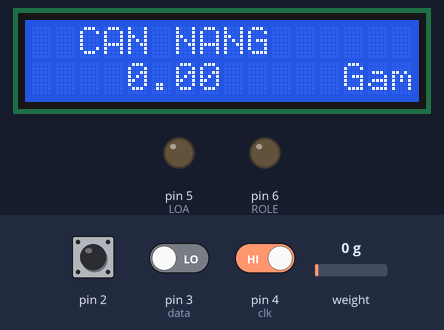
The sketch below on a simulated Arduino Uno, built with avr-gcc and run on an emulated ATmega328P. Shown: 16×2 character LCD, output pins drawn as LEDs (lit = HIGH). The test bench sets the inputs (shaded band); at power-on: pin 2 HIGH, weight on the scale 0 g, pin 4 (clk) HIGH, pin 3 (data) LOW. EEPROM starts erased.

Above: at 2.3 s.
2.4 s: pin 2 pulled LOW for 0.15 s
At 3.7 s:
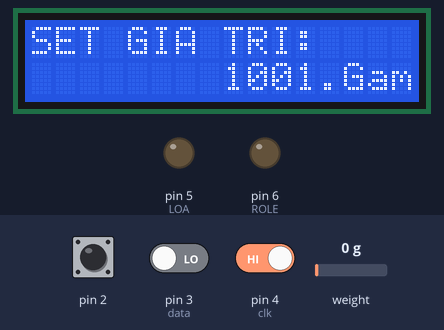
4.4 s: pin 2 pulled LOW for 1 s
At 6.2 s:
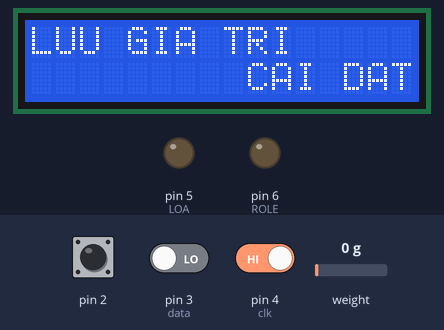
7.9 s: weight on the scale set to 807 g
At 8.4 s:
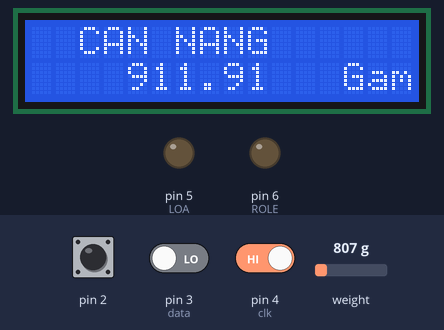
9.4 s: weight on the scale set to 939 g
At 10.7 s:
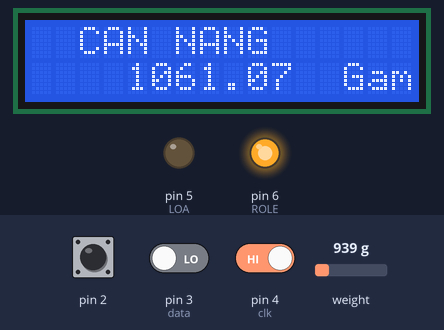
11.0 s: pin 2 pulled LOW for 0.15 s
At 12.6 s:
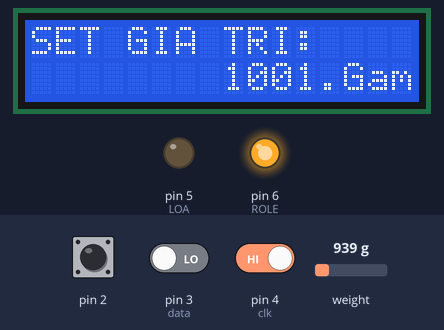
14.1 s: pin 4 (clk) driven LOW
At 14.9 s:
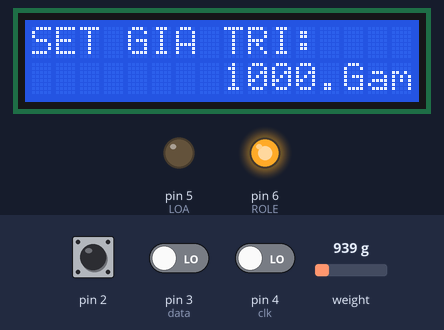
Timing chart, 0 to 17.1 s (numbered marks = the images above; inputs shaded):
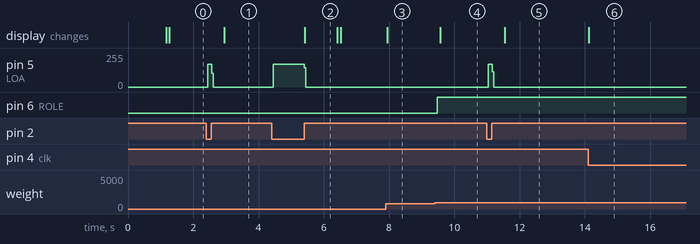

The sketch:

Can_loadcell.ino
```cpp
#include "HX711.h"
#include <EEPROM.h>
#include <LiquidCrystal.h>
LiquidCrystal lcd(12, 11, 10, 9, 8, 7);  // EN,RS,D4,D5,D6,D7
HX711 scale(A1, A0); // HX711.DOUT- pin #A0 ;HX711.PD_SCK- pin #A1
int mode=0;
int mainmode=0;
float hieuchinh = 1.13;
float zero;
int A; // tru?c c?a a
int a;
#define clk  4
#define data 3
#define LOA  5
#define ROLE 6
float g_SET=1;
float cannang;
void ngat()
{
  mode=1;  pip_1();
  for(int j=0;j<100;j++);
}

void setup()
{
    pinMode(LOA,OUTPUT);
    pinMode(ROLE,OUTPUT);
    lcd.begin (16,2);
    scale.set_scale(2280.f);  // this value is obtained by calibrating the scale with known weights; see the README for details
    scale.tare();             // reset the scale to 0
    pinMode(2, INPUT_PULLUP); // sử dụng điện trở kéo lên cho chân số 2, ngắt 0
    attachInterrupt(0, ngat, LOW);
    zero = scale.get_units(1)*hieuchinh;
    digitalWrite(ROLE,LOW);
     g_SET = EEPROM.read(2);
   g_SET = 1000;
}

void loop()
{
    if(mode==1)
  {
    lcd.setCursor(0,0);lcd.print("mode= 1 ");
    mode=0;
    mainmode++;
    if(mainmode>2) mainmode=0;
    while(digitalRead(2)==0);lcd.clear();
  }

  if(mainmode==0) // man hinh chinh
        { can();
          cannang = scale.get_units(1)*hieuchinh-zero;
          if (cannang > g_SET){ digitalWrite(ROLE,HIGH); }
          else {digitalWrite(ROLE,LOW);}
        }
        if(mainmode==1)  // set gia tri mong muon
        {
          up_down();
          chop_caidat();
        }
        if(mainmode==2) //luu gia tri muon cai dat
        {
         lcd.setCursor(0,0);lcd.print("LUU GIA TRI     ");
         lcd.setCursor(0,1);lcd.print("         CAI DAT");
          delay(1000); lcd.clear();mainmode=0;
        }

}

void can()
{
  lcd.setCursor(0, 0);
  lcd.print("  CAN NANG  ");
  lcd.setCursor(13, 1);
  lcd.print("Gam");
  lcd.setCursor(4, 1);
  lcd.print(scale.get_units(1)*hieuchinh-zero);
}


void up_down()
{
a =digitalRead(clk);
if(a != A)
    {if(digitalRead(data) != a )
      {
        g_SET = g_SET + 1 ;     // chinh len
        if(g_SET > 10000) g_SET = 10000;
        lcd.setCursor(8,1);
        lcd.print("      ");
        lcd.setCursor(8,1);
        lcd.print(g_SET);
        EEPROM.write(2,g_SET);delay(10);
      }
    else {
      g_SET = g_SET - 1; // chinh xuong
      if(g_SET < 0) g_SET = 0;
      lcd.setCursor(8,1);
      lcd.print("      ");
      lcd.setCursor(8,1);
      lcd.print(g_SET);
      EEPROM.write(2,g_SET);delay(10);
      }
    }
A=a;
}

void chop_caidat()
{
  lcd.setCursor(0,0);lcd.print("SET GIA TRI:         ");
  lcd.setCursor(8,1);lcd.print(g_SET); lcd.setCursor(13,1);  lcd.print("Gam"); lcd.print("    ");
}

void pip_1()
{
  digitalWrite(LOA,HIGH);
  delay(50);
  digitalWrite(LOA,LOW);
  delay(50);
}
```

Measured:
- the behaviour switches between 885 and 886 g on weight on the scale (found by bisection; images 3 and 4)
- after the input at 2.4 s, pin 5 (LOA): 0/255 → 169/255 after 0.05 s, → 0/255 0.12 s later; the display: changes after 0.55 s (image 1)
- after the input at 4.4 s, pin 5 (LOA): 0/255 → 169/255 after 0.05 s, → 0/255 0.96 s later; the display: changes after 1.0 s (image 2)
- after the input at 7.9 s, the display: changes at once (image 3)
- after the input at 9.4 s, pin 6 (ROLE): LOW → HIGH after 0.07 s; the display: changes after 0.17 s (image 4)
- after the input at 11.0 s, pin 5 (LOA): 0/255 → 169/255 after 0.05 s, → 0/255 0.12 s later; the display: changes after 0.55 s (image 5)
- after the input at 14.1 s, the display: changes at once (image 6)
